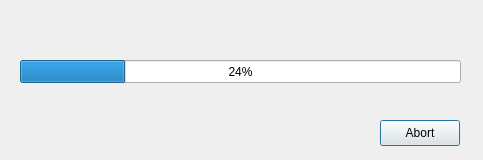
<?xml version="1.0" encoding="UTF-8"?>
<ui version="4.0">
 <class>Progressbar</class>
 <widget class="QDialog" name="Progressbar">
  <property name="geometry">
   <rect>
    <x>0</x>
    <y>0</y>
    <width>483</width>
    <height>160</height>
   </rect>
  </property>
  <property name="windowTitle">
   <string>Dialog</string>
  </property>
  <widget class="QPushButton" name="abortButton">
   <property name="geometry">
    <rect>
     <x>380</x>
     <y>120</y>
     <width>80</width>
     <height>26</height>
    </rect>
   </property>
   <property name="text">
    <string>Abort</string>
   </property>
  </widget>
  <widget class="QProgressBar" name="progressBar">
   <property name="geometry">
    <rect>
     <x>20</x>
     <y>60</y>
     <width>441</width>
     <height>23</height>
    </rect>
   </property>
   <property name="value">
    <number>24</number>
   </property>
  </widget>
 </widget>
 <resources/>
 <connections/>
</ui>
